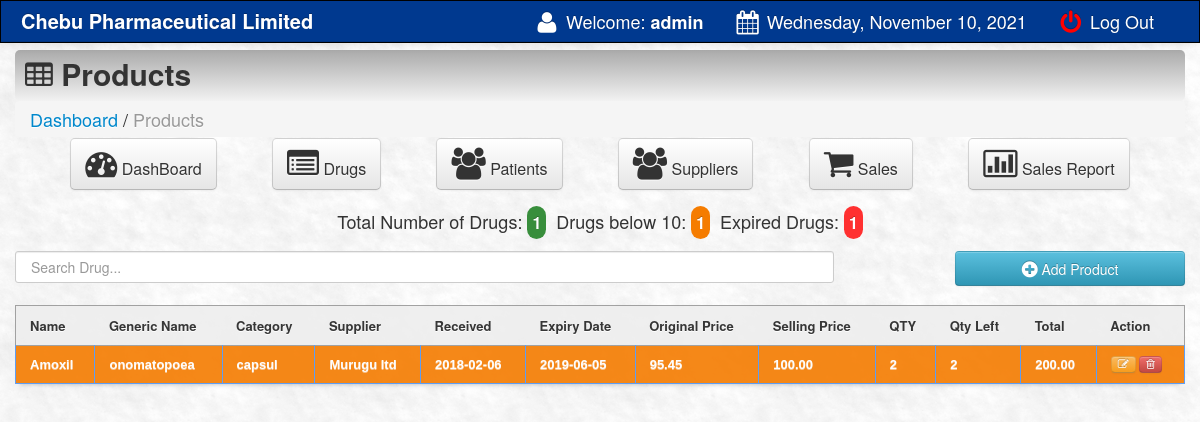
Screenshot of /main/products.php (signed in) with the database file from the repository.
### tables this page shows
CREATE TABLE `products` (
  `product_id` int(11) NOT NULL,
  `product_code` varchar(200) NOT NULL,
  `gen_name` varchar(200) NOT NULL,
  `product_name` varchar(200) NOT NULL,
  `cost` varchar(100) DEFAULT '0',
  `o_price` varchar(100) NOT NULL,
  `price` varchar(100) NOT NULL,
  `profit` varchar(100) NOT NULL,
  `supplier` varchar(100) NOT NULL,
  `onhand_qty` int(10) DEFAULT 0,
  `qty` int(10) NOT NULL,
  `qty_sold` int(10) NOT NULL,
  `expiry_date` varchar(500) NOT NULL,
  `date_arrival` varchar(500) NOT NULL
);

### main/products.php (the view, shortened to what this page needs)
<html>
<head>
<link href="css/bootstrap.css" rel="stylesheet">
<link rel="stylesheet" type="text/css" href="css/DT_bootstrap.css">
<link rel="stylesheet" href="css/font-awesome.min.css">
<link href="css/bootstrap-responsive.css" rel="stylesheet">
<link href="../style.css" media="screen" rel="stylesheet" type="text/css" />
<link href="src/facebox.css" media="screen" rel="stylesheet" type="text/css" />
</head>
<?php
function createRandomPassword()
{
	$chars = "003232303232023232023456789";
	$i = 0;
	$pass = '';
	while ($i <= 7) {
		$num = rand() % 33;
		$tmp = substr($chars, $num, 1);
		$pass = $pass . $tmp;
		$i++;
	}
	return $pass;
}
$finalcode = 'RS-' . createRandomPassword();
?>
<body>
	<?php include('navfixed.php'); ?>
	<div class="container">
		<div class="contentheader">
			<i class="icon-table"></i> Products
			</div>
			<ul class="breadcrumb">
			<li><a href="index.php">Dashboard</a></li> /
			<li class="active">Products</li>
			</ul>
			<div class="dash-links container">
				<a  href="index.php"><button class="btn btn-default btn-large" style="float: none;"><i class="icon-dashboard icon-2x"></i> DashBoard</button></a>
				<a  href="products.php"><button class="btn btn-default btn-large" style="float: none;"><i class="icon-list-alt icon-2x"></i> Drugs</button></a>
				<a  href="customer.php"><button class="btn btn-default btn-large" style="float: none;"><i class="icon-group icon-2x"></i> Patients</button></a>
				<a  href="supplier.php"><button class="btn btn-default btn-large" style="float: none;"><i class="icon-group icon-2x"></i> Suppliers</button></a>
				<a  href="sales.php?id=cash&invoice=<?php echo $finalcode ?>"><button class="btn btn-default btn-large" style="float: none;"><i class="icon-shopping-cart icon-2x"></i> Sales</button></a>
				<a  href="salesreport.php?d1=0&d2=0"><button class="btn btn-default btn-large" style="float: none;"><i class="icon-bar-chart icon-2x"></i> Sales Report</button></a>
			</div>
			<div>
			<?php
		include('../connect.php');
		$result = $link->prepare("SELECT * FROM products ORDER BY qty_sold DESC");
		$result->execute();
		$rowcount = $result->rowcount();
		?>
			<?php
		include('../connect.php');
		$result = $link->prepare("SELECT * FROM products WHERE expiry_date <= now() ORDER BY expiry_date DESC");
		$result->execute();
		$rowcount_expiry = $result->rowcount();
		?>
			<?php
		include('../connect.php');
		$result = $link->prepare("SELECT * FROM products where qty < 10 ORDER BY product_id DESC");
		$result->execute();
		$rowcount123 = $result->rowcount();
		?>
			<div style="text-align:center;">
				<span>Total Number of Drugs: <span style="color: #fff; font-size: 12pt; background:#388E3C; width:200px; margin: auto; padding: 5px; border-radius: 10px;" class="badge"><?php echo $rowcount; ?></span></span>&nbsp;
				<span>Drugs below 10: <span style="color: #fff; font-size: 12pt; background:#F57C00; width:200px; margin: auto; padding: 5px; border-radius: 10px;" class="badge"><?php echo $rowcount123; ?></span></span>&nbsp;
				<span>Expired Drugs: <span style="color: #fff; font-size: 12pt; background:#FF3030; width:200px; margin: auto; padding: 5px; border-radius: 10px;" class="badge"><?php echo $rowcount_expiry; ?></span></span>
			</div>
			<br>
	</div>
	<input type="text" style="padding:15px;" name="filter" value="" id="filter" placeholder="Search Drug..." autocomplete="off" />
	<a rel="facebox" href="addproduct.php"><Button type="submit" class="btn btn-info" style="float:right; width:230px; height:35px;" /><i class="icon-plus-sign icon-large"></i> Add Product</button></a><br><br>
	<div class="table-container">
	<table class="hoverTable" id="resultTable" data-responsive="table" style="text-align: left;">
		<thead>
			<tr>
				<th> Name </th>
				<th> Generic Name </th>
				<th> Category</th>
				<th> Supplier </th>
				<th> Received </th>
				<th> Expiry Date </th>
				<th> Original Price </th>
				<th> Selling Price </th>
				<th> QTY </th>
				<th> Qty Left </th>
				<th> Total </th>
				<th> Action </th>
			</tr>
		</thead>
		<tbody>
			<?php
		function formatMoney($number, $fractional = false)
		{
			if ($fractional) {
				$number = sprintf('%.2f', $number);
			}
			while (true) {
				$replaced = preg_replace('/(-?\d+)(\d\d\d)/', '$1,$2', $number);
				if ($replaced != $number) {
					$number = $replaced;
				} else {
					break;
				}
			}
			return $number;
		}
		include('../connect.php');
		$result = $link->prepare("SELECT *, price * qty as total FROM products ORDER BY product_id DESC");
		$result->execute();
		for ($i = 0; $row = $result->fetch(); $i++) {
			$availableqty = $row['qty'];
			$expirydte = strtotime($row['expiry_date']);
			$now = strtotime(date('Y-m-d'));
			if ($availableqty < 10) {
				echo '<tr class="alert alert-warning record" style="color: #fff; background:#F57C00;">';
			} else if ($expirydte <= $now) {
				echo '<tr class="alert alert-warning record" style="color: #fff; background:#FF3030;">';
			} else {
				echo '<tr class="record">';
			}
			?>
					<td><?php echo $row['product_code']; ?></td>
					<td><?php echo $row['gen_name']; ?></td>
					<td><?php echo $row['product_name']; ?></td>
					<td class="supplier-drug-table"><?php echo $row['supplier']; ?></td>
					<td><?php echo $row['date_arrival']; ?></td>
					<td><?php echo $row['expiry_date']; ?></td>
					<td class="price-drug-table">
						<?php
					$oprice = $row['o_price'];
					echo formatMoney($oprice, true);
					?></td>
					<td class="price-drug-table">
						<?php
					$pprice = $row['price'];
					echo formatMoney($pprice, true);
					?></td>
					<td><?php echo $row['qty_sold']; ?></td>
					<td><?php echo $row['qty']; ?></td>
					<td>
					<?php
				$total = $row['total'];
				echo formatMoney($total, true);
				?>
					</td>
					<td>
						<a rel="facebox" title="Click to edit the product" href="editproduct.php?id=<?php echo $row['product_id']; ?>"><button class="btn btn-warning btn-mini"><i class="icon-edit"></i></button></a>&nbsp;<a href="#" id="<?php echo $row['product_id']; ?>" class="delbutton" title="Click to Delete the product"><button class="btn btn-danger btn-mini"><i class="icon-trash"></i></button></a>
					</td>
					</tr>
					<?php
			}
			?>
			</tbody>
		</table>
		</div>
		</div>
</body>
<?php include('footer.php'); ?>
</html>

### style.css (style rules this page uses)
td a { color: rgb(21, 0, 139); color: #16A1F2; }
.supplier-drug-table { max-width: 100px; }
.price-drug-table { max-width: 50px; }
input { border: 1px solid #999; background: #EEEEEE; padding: 10px; box-shadow: 0 1px 2px #ddd; -moz-box-shadow: 0 1px 2px #ddd; -webkit-box-shadow: 0 1px 2px #ddd; }
#filter { width: 70%; float: left; }
div.table-container { width: 100%; overflow-x: auto; }
#resultTable { max-height: 20px; overflow-y: auto; overflow-x: auto; border-collapse: collapse; background-color: #FFFFFF; border-spacing: 0; max-width: 100%; margin: auto; border-collapse: collapse; opacity: 0.9; width: 85%; margin-bottom: 10px; white-space: nowrap; }
#resultTable { color: #666666; text-shadow: 0 1px 0 #FFFFFF; width: 100%; border: 1px solid #999999; box-shadow: 0 5px 5px -5px rgba(0, 0, 0, 0.3); margin-top: 13px; }
#resultTable thead tr th { background: none repeat scroll 0 0 #EEEEEE; color: #222222; padding: 10px 14px; text-align: left; border-top: 0 none; font-size: 13px; }
#resultTable tbody tr td { font: bold 13px 'Arial'; white-space: nowrap; overflow: hidden; text-overflow: ellipsis; text-align: left; padding: 10px 14px; border-top: 1px solid #999999; }
#resultTable td { white-space: nowrap; overflow: hidden; text-overflow: ellipsis; padding: 7px; border: #4e95f4 1px solid; }
#resultTable tr { background: #fff; }
div.dash-links { margin-top: -19px; margin-bottom: 21px; }
@media screen and (min-width: 768px) { div.dash-links { display: flex; flex-direction: row; justify-content: space-between; } }

### main/products.php (style rules this page uses)
body { padding-top: 60px; padding-bottom: 40px; }

### rows the page displays
products: product_code "Amoxil", gen_name "onomatopoea", product_name "capsul", supplier "Murugu ltd", date_arrival "2018-02-06", expiry_date "2019-06-05", o_price "95.45", price "100.00", qty_sold "2", qty "2", total "200.00"

### other values shown
$_SESSION['SESS_LAST_NAME'] "admin"
$rowcount "1"
$rowcount123 "1"
$rowcount_expiry "1"
